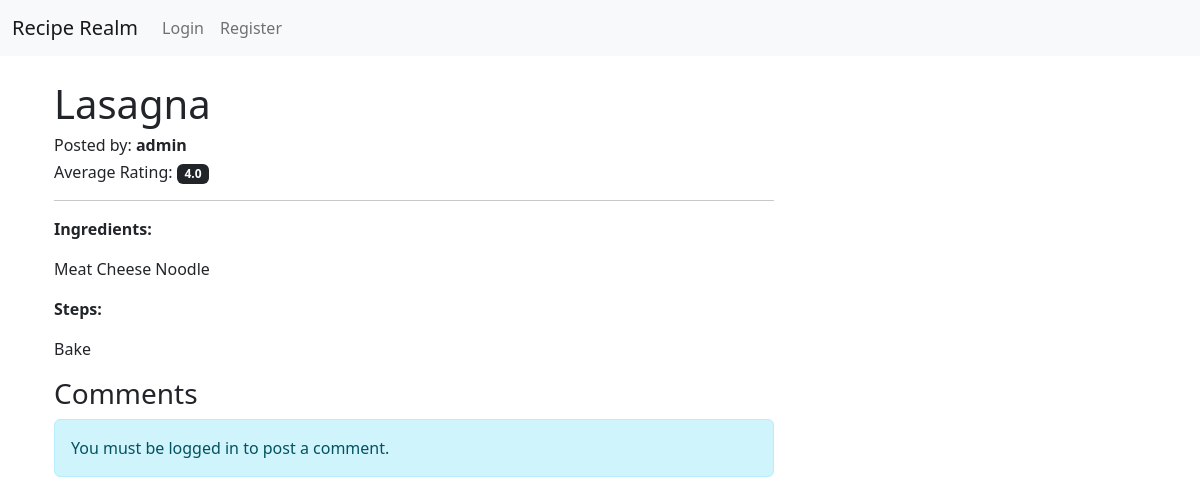
The page /recipe/2 on the database as committed earlier.
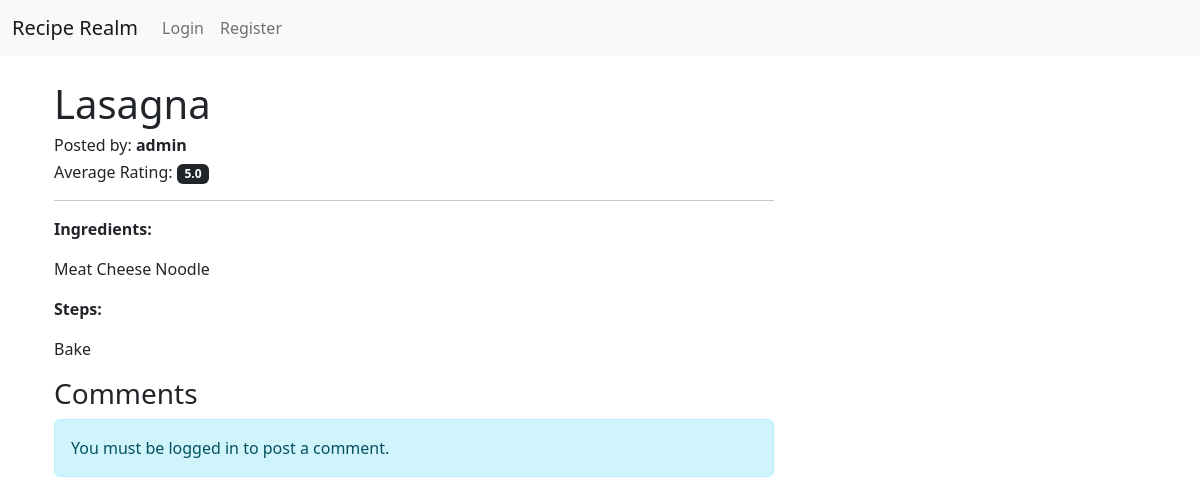
The same page on the database as committed later.
### models.py (models this page shows)
class Recipe(db.Model):
    id = db.Column(db.Integer, primary_key=True)
    title = db.Column(db.String(200), nullable=False)
    ingredients = db.Column(db.Text, nullable=False)
    steps = db.Column(db.Text, nullable=False)
    author_id = db.Column(db.Integer, db.ForeignKey('user.id'), nullable=False)
    ratings = db.relationship('Rating', backref='recipe', lazy=True)
    @property
    def average_rating(self):
        total_ratings = len(self.ratings)
        if total_ratings == 0:
            return 0
        return sum([rating.value for rating in self.ratings]) / total_ratings

class User(db.Model, UserMixin):
    id = db.Column(db.Integer, primary_key=True)
    username = db.Column(db.String(150), nullable=False, unique=True)
    email = db.Column(db.String(150), nullable=False, unique=True)
    password = db.Column(db.String(150), nullable=False)
    recipes = db.relationship('Recipe', backref='author', lazy=True)
    comments = db.relationship('Comment', backref='user', lazy=True)  # Added backref to the Comment model
    bio = db.Column(db.String(500), nullable=True)
    profile_picture = db.Column(db.String(20), nullable=False, default='default.jpg')

class Rating(db.Model):
    id = db.Column(db.Integer, primary_key=True)
    value = db.Column(db.Float, nullable=False)
    user_id = db.Column(db.Integer, db.ForeignKey('user.id'), nullable=False)
    recipe_id = db.Column(db.Integer, db.ForeignKey('recipe.id'), nullable=False)
    __table_args__ = (db.UniqueConstraint('user_id', 'recipe_id', name='_user_recipe_uc'),)

### app.py (the view)
@app.route('/recipe/<int:recipe_id>', methods=['GET', 'POST'])
def recipe_detail(recipe_id):
    recipe = Recipe.query.get_or_404(recipe_id)
    form = CommentForm()  # Existing comment form
    rate_form = RatingForm()  # New rating form
    if form.validate_on_submit() and current_user.is_authenticated:
        comment = Comment(content=form.content.data, user_id=current_user.id, recipe_id=recipe_id)
        db.session.add(comment)
        db.session.commit()
        flash('Your comment has been posted!', 'success')
        return redirect(url_for('recipe_detail', recipe_id=recipe.id))
    if rate_form.validate_on_submit() and current_user.is_authenticated:
        rating = Rating(value=rate_form.rating_value.data, user_id=current_user.id, recipe_id=recipe_id)
        db.session.add(rating)
        db.session.commit()
        flash('Thanks for rating!', 'success')
        return redirect(url_for('recipe_detail', recipe_id=recipe.id))
    comments = Comment.query.filter_by(recipe_id=recipe.id).order_by(Comment.timestamp.desc()).all()
    return render_template('recipe_detail.html', recipe=recipe, form=form, comments=comments, rate_form=rate_form)

### templates/recipe_detail.html (shortened to what this page needs)
{% extends "layout.html" %} {% block content %}
<div class="container mt-4">
  <div class="row">
    <div class="col-md-8">
      <h1>{{ recipe.title }}</h1>
      <h6>Posted by: <strong><a href="{{ url_for('user_profile', username=recipe.author.username) }}" class="text-decoration-none text-dark">{{ recipe.author.username }}</a></strong></h6>
      <h6>
        Average Rating:
        <span class="badge bg-dark">{{ recipe.average_rating }}</span>
      </h6>
      <hr />
      <p><strong>Ingredients:</strong></p>
      <p>{{ recipe.ingredients }}</p>
      <p><strong>Steps:</strong></p>
      <p>{{ recipe.steps }}</p>
      <h3>Comments</h3>
       {% if current_user.is_authenticated %}
      <h4>Post a Comment</h4>
      <form method="POST">
        {{ form.hidden_tag() }}
        <div class="form-group">
          {{ form.content.label }} {{ form.content(class="form-control") }}
        </div>
        {{ form.submit(class="btn btn-primary") }}
      </form>
      {% else %}
      <div class="alert alert-info" role="alert">
        You must be logged in to post a comment.
      </div>
      {% endif %}
    </div>
    <div class="col-md-4">
    </div>
  </div>
</div>
{% endblock %}

### templates/layout.html (shortened to what this page needs)
<!DOCTYPE html>
<html lang="en">
  <head>
    <link
      href="https://cdn.jsdelivr.net/npm/bootstrap@5.2.3/dist/css/bootstrap.min.css"
      rel="stylesheet"
    />
  </head>
  <body>
    <nav class="navbar navbar-expand-lg navbar-light bg-light">
      <div class="container-fluid">
        <a class="navbar-brand" href="{{ url_for('home') }}">Recipe Realm</a>
        <div class="collapse navbar-collapse" id="navbarNav">
          <ul class="navbar-nav ml-auto">
            {% if current_user.is_authenticated %}
            <li class="nav-item">
              <a class="nav-link" href="{{ url_for('add_recipe') }}"
                >Add Recipe</a
              >
            </li>
            <li class="nav-item">
              <a
                class="nav-link"
                href="{{ url_for('user_profile', username=current_user.username) }}"
              >
                {{ current_user.username }}
              </a>
            </li>
            <li class="nav-item">
              <a class="nav-link" href="{{ url_for('logout') }}">Logout</a>
            </li>
            {% else %}
            <li class="nav-item">
              <a class="nav-link" href="{{ url_for('login') }}">Login</a>
            </li>
            <li class="nav-item">
              <a class="nav-link" href="{{ url_for('register') }}">Register</a>
            </li>
            {% endif %}
          </ul>
        </div>
      </div>
    </nav>
    <div class="container">{% block content %} {% endblock %}</div>
  </body>
</html>

Rows that differ between the two databases and show on the page:
changed Rating: average_rating "4.0" → "5.0"
